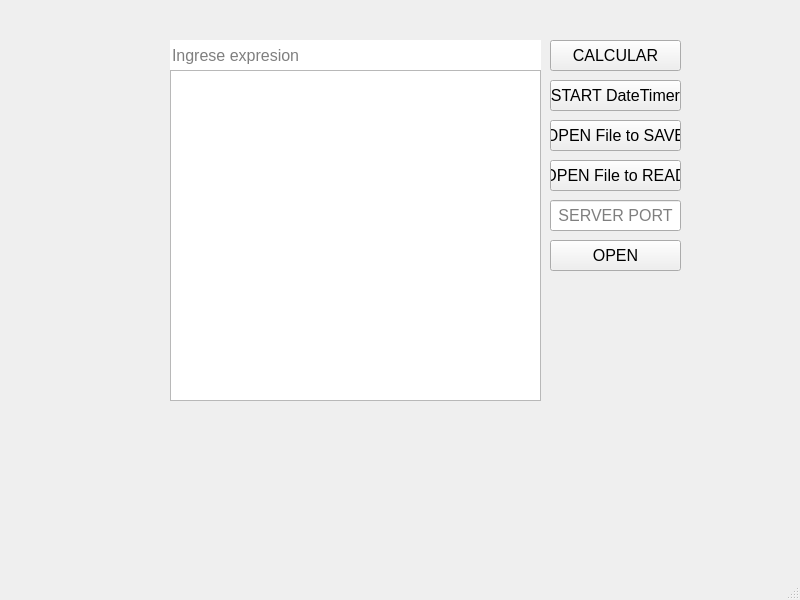
<?xml version="1.0" encoding="UTF-8"?>
<ui version="4.0">
 <class>QForm1</class>
 <widget class="QMainWindow" name="QForm1">
  <property name="geometry">
   <rect>
    <x>0</x>
    <y>0</y>
    <width>800</width>
    <height>600</height>
   </rect>
  </property>
  <property name="windowTitle">
   <string>QForm1</string>
  </property>
  <widget class="QWidget" name="centralwidget">
   <widget class="QPushButton" name="pushButton">
    <property name="geometry">
     <rect>
      <x>550</x>
      <y>40</y>
      <width>131</width>
      <height>31</height>
     </rect>
    </property>
    <property name="font">
     <font>
      <pointsize>12</pointsize>
     </font>
    </property>
    <property name="text">
     <string>CALCULAR</string>
    </property>
   </widget>
   <widget class="QLineEdit" name="lineEdit">
    <property name="geometry">
     <rect>
      <x>170</x>
      <y>40</y>
      <width>371</width>
      <height>31</height>
     </rect>
    </property>
    <property name="font">
     <font>
      <pointsize>12</pointsize>
     </font>
    </property>
    <property name="frame">
     <bool>false</bool>
    </property>
    <property name="placeholderText">
     <string>Ingrese expresion</string>
    </property>
   </widget>
   <widget class="QPushButton" name="pushButton_2">
    <property name="geometry">
     <rect>
      <x>550</x>
      <y>80</y>
      <width>131</width>
      <height>31</height>
     </rect>
    </property>
    <property name="font">
     <font>
      <pointsize>12</pointsize>
     </font>
    </property>
    <property name="text">
     <string>START DateTimer</string>
    </property>
   </widget>
   <widget class="QPlainTextEdit" name="plainTextEdit">
    <property name="geometry">
     <rect>
      <x>170</x>
      <y>70</y>
      <width>371</width>
      <height>331</height>
     </rect>
    </property>
   </widget>
   <widget class="QPushButton" name="pushButton_3">
    <property name="geometry">
     <rect>
      <x>550</x>
      <y>120</y>
      <width>131</width>
      <height>31</height>
     </rect>
    </property>
    <property name="font">
     <font>
      <pointsize>12</pointsize>
     </font>
    </property>
    <property name="text">
     <string>OPEN File to SAVE</string>
    </property>
   </widget>
   <widget class="QPushButton" name="pushButton_4">
    <property name="geometry">
     <rect>
      <x>550</x>
      <y>160</y>
      <width>131</width>
      <height>31</height>
     </rect>
    </property>
    <property name="font">
     <font>
      <pointsize>12</pointsize>
     </font>
    </property>
    <property name="text">
     <string>OPEN File to READ</string>
    </property>
   </widget>
   <widget class="QPushButton" name="pushButton_6">
    <property name="geometry">
     <rect>
      <x>550</x>
      <y>240</y>
      <width>131</width>
      <height>31</height>
     </rect>
    </property>
    <property name="font">
     <font>
      <pointsize>12</pointsize>
     </font>
    </property>
    <property name="text">
     <string>OPEN</string>
    </property>
   </widget>
   <widget class="QLineEdit" name="lineEdit_2">
    <property name="geometry">
     <rect>
      <x>550</x>
      <y>200</y>
      <width>131</width>
      <height>31</height>
     </rect>
    </property>
    <property name="font">
     <font>
      <pointsize>12</pointsize>
     </font>
    </property>
    <property name="alignment">
     <set>Qt::AlignmentFlag::AlignCenter</set>
    </property>
    <property name="placeholderText">
     <string>SERVER PORT</string>
    </property>
   </widget>
  </widget>
  <widget class="QMenuBar" name="menubar">
   <property name="geometry">
    <rect>
     <x>0</x>
     <y>0</y>
     <width>800</width>
     <height>21</height>
    </rect>
   </property>
  </widget>
  <widget class="QStatusBar" name="statusbar"/>
 </widget>
 <resources/>
 <connections/>
</ui>
